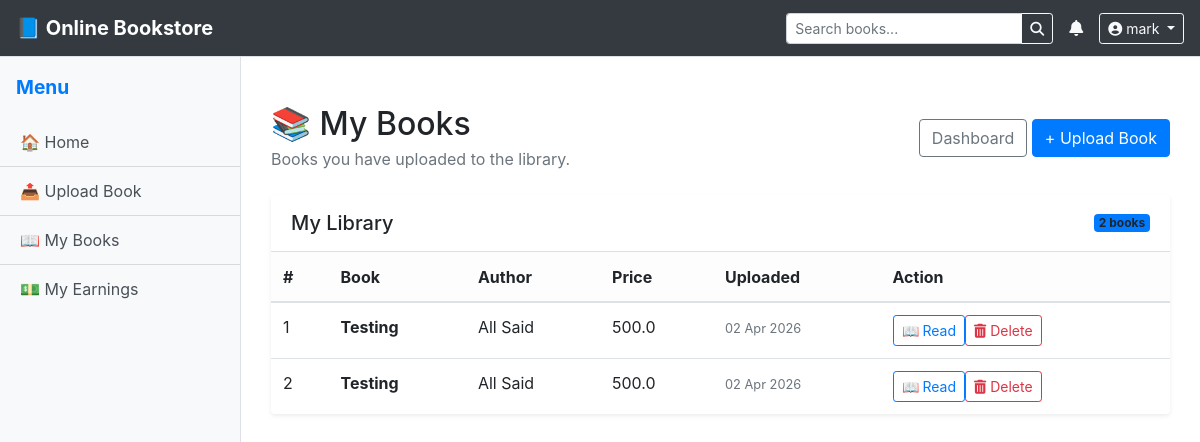
Before: /tutor/books/ (signed in) with the older database file.
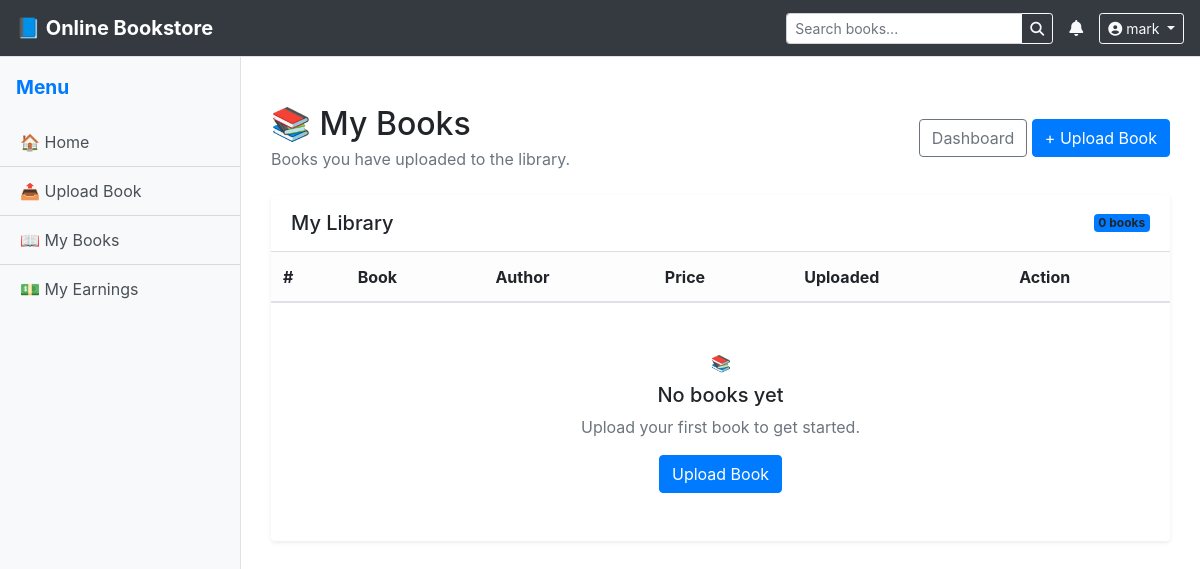
After: the same page with the newer database file.
### accounts/models.py (models this page shows)
class CustomUser(AbstractUser):
    USER_TYPES = (
        ('student', 'Student'),
        ('tutor', 'Tutor/Author'),
        ('manager', 'Manager'),
        ('admin', 'Admin'),
    )
    user_type = models.CharField(max_length=10, choices=USER_TYPES, default='student')

### books/models.py (models this page shows, shortened)
class Book(models.Model):
    tutor = models.ForeignKey(settings.AUTH_USER_MODEL, on_delete=models.CASCADE)
    title = models.CharField(max_length=200)
    author = models.CharField(max_length=200)
    description = models.TextField(blank=True)
    file = models.FileField(upload_to='books/')  # ✅ PDF upload
    cover = models.ImageField(upload_to='covers/', blank=True, null=True)
    price = models.FloatField(null=True, blank=True)
    book_available = models.BooleanField(default=True)
    is_indexed = models.BooleanField(default=False)
    created_at = models.DateTimeField(default=timezone.now)

### accounts/views.py (the view)
# urls.py: path('tutor/books/', views.tutor_books, name='tutor_books'),
@login_required
def tutor_books(request):
    if request.user.user_type != 'tutor':
        return redirect('home')
    books = (
        Book.objects
        .filter(tutor=request.user)
        .order_by('-created_at')
    )
    context = {
        'books': books,
    }
    return render(
        request,
        'tutor/books.html',
        context
    )

### templates/tutor/books.html (shortened to what this page needs)
{% extends 'base.html' %}
{% block content %}
<div class="container-fluid py-4">
    <div class="d-flex justify-content-between align-items-center mb-4">
        <div>
            <h2 class="fw-bold mb-1">
                📚 My Books
            </h2>
            <p class="text-muted mb-0">
                Books you have uploaded to the library.
            </p>
        </div>
        <div>
            <a href="{% url 'tutor_dashboard' %}"
               class="btn btn-outline-secondary">
                Dashboard
            </a>
            <a href="{% url 'upload_book' %}"
               class="btn btn-primary">
                + Upload Book
            </a>
        </div>
    </div>
    <div class="card border-0 shadow-sm">
        <div class="card-header bg-white py-3">
            <div class="d-flex justify-content-between align-items-center">
                <h5 class="fw-bold mb-0">
                    My Library
                </h5>
                <span class="badge bg-primary">
                    {{ books|length }} books
                </span>
            </div>
        </div>
        <div class="card-body p-0">
            <div class="table-responsive">
                <table class="table table-hover align-middle mb-0">
                    <thead class="table-light">
                        <tr>
                            <th>#</th>
                            <th>Book</th>
                            <th>Author</th>
                            <th>Price</th>
                            <th>Uploaded</th>
                            <th>Action</th>
                        </tr>
                    </thead>
                    <tbody>
                        {% for book in books %}
                        <tr>
                            <td>
                                {{ forloop.counter }}
                            </td>
                            <td>
                                <strong>
                                    {{ book.title }}
                                </strong>
                            </td>
                            <td>
                                {{ book.author|default:"—" }}
                            </td>
                            <td>
                                {% if book.price %}
                                    {{ book.price }}
                                {% else %}
                                    <span class="text-muted">
                                        Free
                                    </span>
                                {% endif %}
                            </td>
                            <td>
                                <small class="text-muted">
                                    {{ book.created_at|date:"d M Y" }}
                                </small>
                            </td>
                            <td>
                                <div class="d-flex gap-2">
                                    <a href="{% url 'read_book' book.id %}"
                                       class="btn btn-sm btn-outline-primary">
                                        📖 Read
                                    </a>
                                    <form method="POST"
                                          action="{% url 'delete_book' book.id %}"
                                          onsubmit="return confirm('Are you sure you want to permanently delete {{ book.title|escapejs }}? This action cannot be undone.');">
                                        <button type="submit"
                                                class="btn btn-sm btn-outline-danger">
                                            <i class="fas fa-trash-alt"></i>
                                            Delete
                                        </button>
                                    </form>
                                </div>
                            </td>
                        </tr>
                        {% empty %}
                        <tr>
                            <td colspan="6" class="text-center py-5">
                                <div class="fs-1">
                                    📚
                                </div>
                                <h5 class="fw-bold mt-2">
                                    No books yet
                                </h5>
                                <p class="text-muted">
                                    Upload your first book to get started.
                                </p>
                                <a href="{% url 'tutor_upload_book' %}"
                                   class="btn btn-primary">
                                    Upload Book
                                </a>
                            </td>
                        </tr>
                        {% endfor %}
                    </tbody>
                </table>
            </div>
        </div>
    </div>
</div>
{% endblock %}

### templates/base.html (shortened to what this page needs)
<!doctype html>
<html lang="en">
<head>
    <link rel="stylesheet" href="https://stackpath.bootstrapcdn.com/bootstrap/4.4.1/css/bootstrap.min.css">
</head>
<body>
    <nav class="navbar navbar-expand-lg navbar-dark bg-dark border-bottom">
        <a class="navbar-brand font-weight-bold" href="{% url 'list' %}">📘 Online Bookstore</a>
        <div class="ml-auto d-flex align-items-center">
            <form class="form-inline mr-3" action="{% url 'search_results' %}" method="get">
                <div class="input-group">
                    <input name="q" class="form-control form-control-sm" type="text" placeholder="Search books...">
                    <div class="input-group-append">
                        <button class="btn btn-outline-light btn-sm" type="submit"><i class="fas fa-search"></i></button>
                    </div>
                </div>
            </form>
            <div class="dropdown mr-3">
                <a class="text-light" href="#" id="notifDropdown" data-toggle="dropdown">
                    <i class="fas fa-bell"></i>
                </a>
            </div>
<div class="dropdown">
    <a class="btn btn-sm btn-outline-light dropdown-toggle"
       href="#"
       data-toggle="dropdown">
        <i class="fas fa-user-circle"></i>
        {{ user.username|default:"Guest" }}
    </a>
</div>
        </div>
    </nav>
    <div class="d-flex" id="wrapper">
        {% include 'nav_side.html' %}
        <div id="page-content-wrapper">
            <div class="container-fluid mt-4">
                {% block content %}
                {% endblock content %}
            </div>
        </div>
    </div>
</body>
</html>

### templates/nav_side.html (shortened to what this page needs)
<div class="bg-light border-right" id="sidebar-wrapper">
    <div class="sidebar-heading text-primary font-weight-bold p-3">Menu</div>
    <div class="list-group list-group-flush">
        <a href="/" class="list-group-item list-group-item-action bg-light">🏠 Home</a>
        {% if user.user_type == "tutor" %}
            <a href="{% url 'upload_book' %}" class="list-group-item list-group-item-action bg-light">📤 Upload Book</a>
            <a href="{% url 'tutor_books' %}"  class="list-group-item list-group-item-action bg-light">📖 My Books</a>
            <a href="{% url 'tutor_earnings' %}" class="list-group-item list-group-item-action bg-light">💵 My Earnings</a>
        {% endif %}
    </div>
</div>

### templates/base.html (style rules this page uses)
body { overflow-x: hidden; }
#sidebar-wrapper { min-height: 100vh; margin-left: -15rem; transition: margin .25s ease-out; }
#sidebar-wrapper .sidebar-heading { font-size: 1.2rem; }
#sidebar-wrapper .list-group { width: 15rem; }
#page-content-wrapper { min-width: 100vw; }
@media (min-width: 768px) { #sidebar-wrapper { margin-left: 0; } }
@media (min-width: 768px) { #page-content-wrapper { min-width: 0; width: 100%; } }

Changed rows visible on the page:
removed Book: title "Testing", author "All Said", price "500.0", created_at "02 Apr 2026"
removed Book: title "Testing", author "All Said", price "500.0", created_at "02 Apr 2026"
Other visible differences:
{{ books|length }}: "2" → "0"
text now shown: "📚 No books yet Upload your first book to get started. Upload Book"
